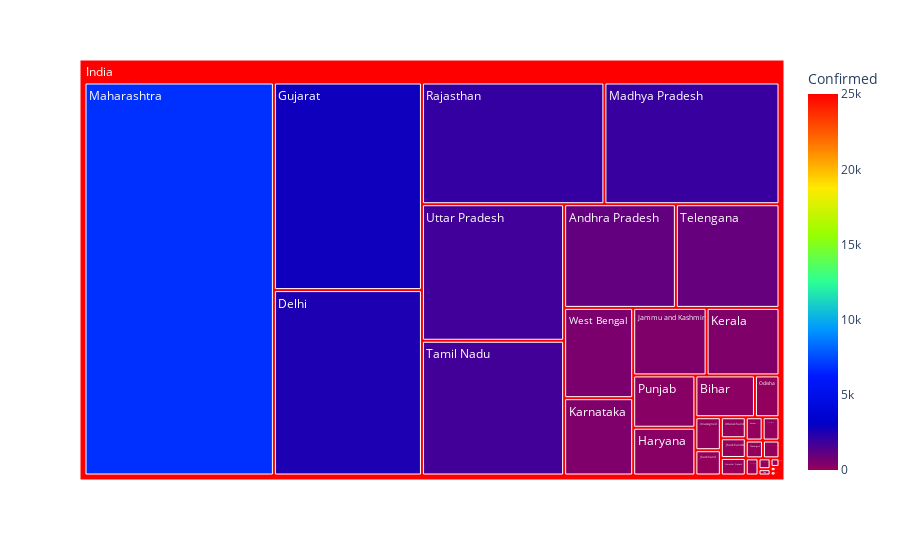

Source (notebook cell):
### Markdown cell above
# Covid-19 India Visualization

### Code cell
covid_India_cases = pd.read_csv('covid_19_india.csv')
covid_India_cases.rename(columns={'State/UnionTerritory': 'State', 'Cured': 'Recovered', 'Confirmed': 'Confirmed'}, inplace=True)

statewise_cases = pd.DataFrame(covid_India_cases.groupby(['State'])['Confirmed', 'Deaths', 'Recovered'].max().reset_index())
statewise_cases["Country"] = "India" # in order to have a single root node
fig = px.treemap(statewise_cases, path=['Country','State'], values='Confirmed',
                  color='Confirmed', hover_data=['State'],
                  color_continuous_scale='Rainbow')
fig.show()

### Figure 1 — Plotly figure (JSON) as saved in the notebook; plotly's stock layout.template omitted (floating-point values rounded to 4 significant figures)
{"data": [{"branchvalues": "total", "customdata": [["Andaman and Nicobar Islands", 27], ["Andhra Pradesh", 1061], ["Arunachal Pradesh", 1], ["Assam", 36], ["Bihar", 228], ["Chandigarh", 28], ["Chhattisgarh", 36], ["Delhi", 2514], ["Goa", 7], ["Gujarat", 2815], ["Haryana", 272], ["Himachal Pradesh", 40], ["Jammu and Kashmir", 454], ["Jharkhand", 59], ["Jharkhand#", 45], ["Karnataka", 489], ["Kerala", 451], ["Ladakh", 20], ["Madhya Pradesh", 1952], ["Maharashtra", 6817], ["Manipur", 2], ["Meghalaya", 12], ["Mizoram", 1], ["Nagaland", 1], ["Nagaland#", 0], ["Odisha", 94], ["Puducherry", 7], ["Punjab", 298], ["Rajasthan", 2034], ["Tamil Nadu", 1755], ["Telengana", 984], ["Tripura", 2], ["Unassigned", 77], ["Uttar Pradesh", 1778], ["Uttarakhand", 48], ["West Bengal", 571], ["(?)", 25016]], "domain": {"x": [0, 1], "y": [0, 1]}, "hovertemplate": "State=%{customdata[0]}<br>Confirmed=%{color}<br>labels=%{label}<br>parent=%{parent}<br>id=%{id}<extra></extra>", "ids": ["India/Andaman and Nicobar Islands", "India/Andhra Pradesh", "India/Arunachal Pradesh", "India/Assam", "India/Bihar", "India/Chandigarh", "India/Chhattisgarh", "India/Delhi", "India/Goa", "India/Gujarat", "India/Haryana", "India/Himachal Pradesh", "India/Jammu and Kashmir", "India/Jharkhand", "India/Jharkhand#", "India/Karnataka", "India/Kerala", "India/Ladakh", "India/Madhya Pradesh", "India/Maharashtra", "India/Manipur", "India/Meghalaya", "India/Mizoram", "India/Nagaland", "India/Nagaland#", "India/Odisha", "India/Puducherry", "India/Punjab", "India/Rajasthan", "India/Tamil Nadu", "India/Telengana", "India/Tripura", "India/Unassigned", "India/Uttar Pradesh", "India/Uttarakhand", "India/West Bengal", "India"], "labels": ["Andaman and Nicobar Islands", "Andhra Pradesh", "Arunachal Pradesh", "Assam", "Bihar", "Chandigarh", "Chhattisgarh", "Delhi", "Goa", "Gujarat", "Haryana", "Himachal Pradesh", "Jammu and Kashmir", "Jharkhand", "Jharkhand#", "Karnataka", "Kerala", "Ladakh", "Madhya Pradesh", "Maharashtra", "Manipur", "Meghalaya", "Mizoram", "Nagaland", "Nagaland#", "Odisha", "Puducherry", "Punjab", "Rajasthan", "Tamil Nadu", "Telengana", "Tripura", "Unassigned", "Uttar Pradesh", "Uttarakhand", "West Bengal", "India"], "marker": {"coloraxis": "coloraxis", "colors": [27, 1061, 1, 36, 228, 28, 36, 2514, 7, 2815, 272, 40, 454, 59, 45, 489, 451, 20, 1952, 6817, 2, 12, 1, 1, 0, 94, 7, 298, 2034, 1755, 984, 2, 77, 1778, 48, 571, 25016]}, "name": "", "parents": ["India", "India", "India", "India", "India", "India", "India", "India", "India", "India", "India", "India", "India", "India", "India", "India", "India", "India", "India", "India", "India", "India", "India", "India", "India", "India", "India", "India", "India", "India", "India", "India", "India", "India", "India", "India", ""], "type": "treemap", "values": [27, 1061, 1, 36, 228, 28, 36, 2514, 7, 2815, 272, 40, 454, 59, 45, 489, 451, 20, 1952, 6817, 2, 12, 1, 1, 0, 94, 7, 298, 2034, 1755, 984, 2, 77, 1778, 48, 571, 25016]}], "layout": {"coloraxis": {"colorbar": {"title": {"text": "Confirmed"}}, "colorscale": [[0, "rgb(150,0,90)"], [0.125, "rgb(0,0,200)"], [0.25, "rgb(0,25,255)"], [0.375, "rgb(0,152,255)"], [0.5, "rgb(44,255,150)"], [0.625, "rgb(151,255,0)"], [0.75, "rgb(255,234,0)"], [0.875, "rgb(255,111,0)"], [1, "rgb(255,0,0)"]]}, "legend": {"tracegroupgap": 0}, "margin": {"t": 60}}}
